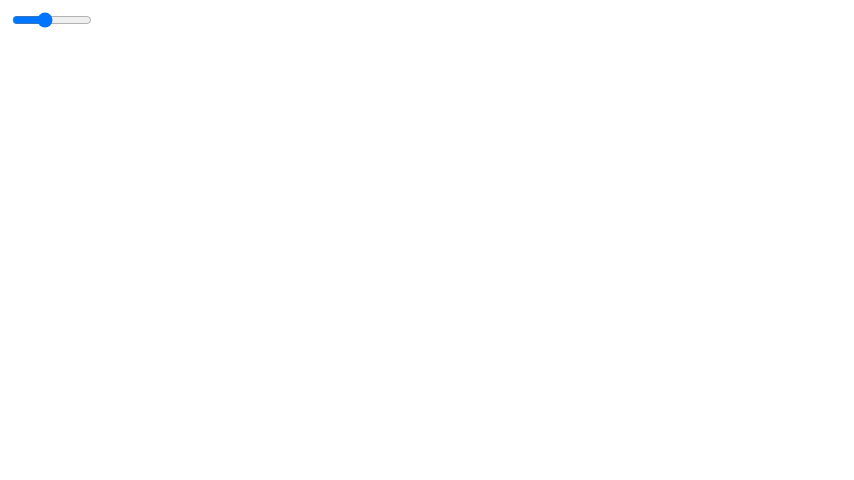
Frame 1 (no input)
Frame 60 (no input): identical to frame 1, image omitted
Frame 120 (the mouse pressed at the canvas centre since frame 60): identical to frame 1, image omitted

The p5.js sketch that drew this single still picture (run headless with seeded random() and noise() and a simulated clock; from frame 60 on, the mouse is pressed at the canvas centre):

// p5.js sketch
// ── sketch.js
let w;
let columns;
let rows;
let board;
let next;

function setup() {
  createCanvas(854, 480);
  radio = createRadio();
  radio.option('Input');
  radio.option('Simulate');
  radio.option('Random');
  radio.option('Reset');
  radio.style('width', '400px');
  slider = createSlider(1, 255, 100);
  slider.position(10, 10);
  slider.style('width', '80px');
  w = 10;
  // Calculate columns and rows
  columns = floor(width / w);
  rows = floor(height / w);
  // Wacky way to make a 2D array is JS
  board = new Array(columns);
  for (let i = 0; i < columns; i++) {
    board[i] = new Array(rows);
  }
  // Going to use multiple 2D arrays and swap them
  next = new Array(columns);
  for (i = 0; i < columns; i++) {
    next[i] = new Array(rows);
  }
  init();
}

function draw() {
  clear();
  let val = radio.value();
  
  let val2 = slider.value();
  frameRate(val2);
  
  if(val == 'Simulate') {
    generate();
    for ( let i = 0; i < columns;i++) {
      for ( let j = 0; j < rows;j++) {
        if ((board[i][j] == 1)) fill(0);
        else fill(255);
        stroke(0);
        rect(i * w, j * w, w-1, w-1);
      }
    }
  }
  if(val == 'Random') {
    generate();
    for ( let i = 0; i < columns;i++) {
      for ( let j = 0; j < rows;j++) {
        if ((board[i][j] == 1)) fill(0);
        else fill(255);
        stroke(0);
        rect(i * w, j * w, w-1, w-1);
      }
    }
  }
  if(val == 'Input') {
    background(255);
    for ( let i = 0; i < columns;i++) {
      for ( let j = 0; j < rows;j++) {
        if ((board[i][j] == 1)) fill(0);
        else fill(255);
        stroke(0);
        rect(i * w, j * w, w-1, w-1);
      }
    }
  }
  
  if(val == 'Reset') {
    for ( let i = 0; i < columns;i++) {
      for ( let j = 0; j < rows;j++) {
        board[i][j] = 0;
      }
    }
    background(255);
    for ( let i = 0; i < columns;i++) {
      for ( let j = 0; j < rows;j++) {
        if ((board[i][j] == 1)) fill(0);
        else fill(255);
        stroke(0);
        rect(i * w, j * w, w-1, w-1);
      }
    }
  }
}

function mousePressed() {
  let val = radio.value();
  if(val == 'Random'){
    init();
  }
  if(val == 'Input') {
    stroke(0);
    board[parseInt(mouseX / 10)][parseInt(mouseY / 10)] = 1;
  }
}

// Fill board randomly
function init() {
  let val = radio.value();
  for (let i = 0; i < columns; i++) {
    for (let j = 0; j < rows; j++) {
      // Lining the edges with 0s
      if (i == 0 || j == 0 || i == columns-1 || j == rows-1) board[i][j] = 0;
      // Filling the rest randomly
      
      else {
        if(val == 'Random') {
          board[i][j] = floor(random(2));
        }
      }
      next[i][j] = 0;
    }
  }
}

// The process of creating the new generation
function generate() {

  // Loop through every spot in our 2D array and check spots neighbors
  for (let x = 1; x < columns - 1; x++) {
    for (let y = 1; y < rows - 1; y++) {
      // Add up all the states in a 3x3 surrounding grid
      let neighbors = 0;
      for (let i = -1; i <= 1; i++) {
        for (let j = -1; j <= 1; j++) {
          neighbors += board[x+i][y+j];
        }
      }

      // A little trick to subtract the current cell's state since
      // we added it in the above loop
      neighbors -= board[x][y];
      // Rules of Life
      if      ((board[x][y] == 1) && (neighbors <  2)) next[x][y] = 0;           // Loneliness
      else if ((board[x][y] == 1) && (neighbors >  3)) next[x][y] = 0;           // Overpopulation
      else if ((board[x][y] == 0) && (neighbors == 3)) next[x][y] = 1;           // Reproduction
      else                                             next[x][y] = board[x][y]; // Stasis
    }
  }

  // Swap!
  let temp = board;
  board = next;
  next = temp;
}
